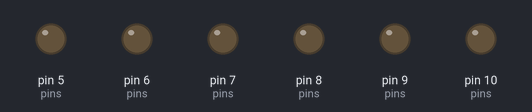
This sketch was run on a simulated Arduino Uno, built with avr-gcc and run on an emulated ATmega328P. Shown: output pins drawn as LEDs (lit = HIGH).

Above: at 0.1 s.
At 3.1 s:
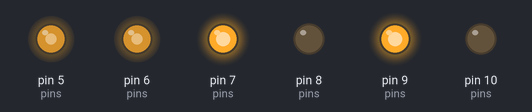
At 4.6 s:
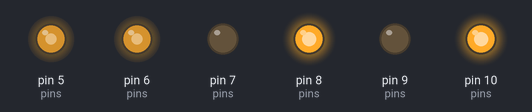
At 6.1 s:
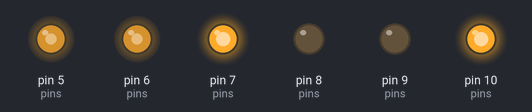
At 7.0 s:
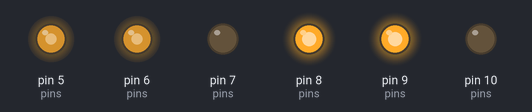
Timing chart, 0 to 8.8 s (numbered marks = the images above):
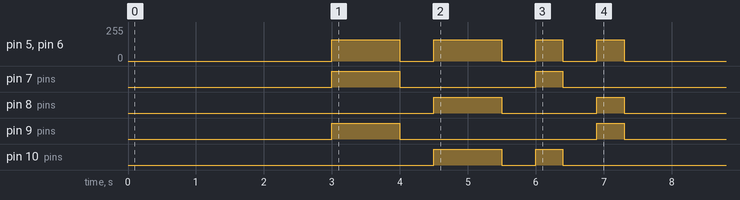

The sketch:

robotti-testi.ino
```cpp
// Robotin testiohjelma (Ruukkilabra, Ahjo 1, tunnit 12-13)
// Arduino Uno, kaksi DC-moottoria ja kaksikanavainen moottorinohjain (L298N-tyyppinen: ENA/IN1/IN2 ja ENB/IN3/IN4).
// Testaamaton luonnos: Ahjon robottialustaa ei ole viela valittu. Tarkista pinnit oman moottorinohjaimesi mukaan.
// Moottorit saavat virran omasta paristosta moottorinohjaimen kautta, ei Arduinon 5V-pinnista. GND-pinnit yhteen.
// Nosta robotti ensin pyorat ilmassa telineen paalle ja kokeile vasta sitten lattialla.
// Robot test sketch: Arduino Uno, two DC motors, an L298N-type driver. Untested draft: check the pins for your driver.
// The motors take their power from their own battery through the driver, never from the 5V pin. Join the GNDs.

const int ENA = 5, IN1 = 7, IN2 = 8;    // vasen moottori / left motor (ENA: nopeus PWM / speed)
const int ENB = 6, IN3 = 9, IN4 = 10;   // oikea moottori / right motor

const int SPEED = 160;                  // 0...255; aloita pienella / start low
const int DRIVE_MS = 1000;              // ajoaika / driving time
const int TURN_MS = 400;                // kaannos, saada niin etta kulma on 90 astetta / adjust until the turn is 90 degrees

void motor(int en, int a, int b, int speed) {   // speed -255...255
  digitalWrite(a, speed > 0); digitalWrite(b, speed < 0);
  analogWrite(en, abs(speed));
}

void drive(int left, int right, int ms) {
  motor(ENA, IN1, IN2, left); motor(ENB, IN3, IN4, right);
  delay(ms);
  motor(ENA, IN1, IN2, 0); motor(ENB, IN3, IN4, 0);
  delay(500);                           // tauko / pause
}

void setup() {
  int pins[] = {ENA, IN1, IN2, ENB, IN3, IN4};
  for (int p : pins) pinMode(p, OUTPUT);
  delay(3000);                          // aikaa laskea robotti alas / time to put the robot down
  drive(SPEED, SPEED, DRIVE_MS);        // eteen / forwards
  drive(-SPEED, -SPEED, DRIVE_MS);      // taakse / backwards
  drive(SPEED, -SPEED, TURN_MS);        // kaannos oikealle / turn right
  drive(-SPEED, SPEED, TURN_MS);        // kaannos vasemmalle / turn left
}

void loop() {
  // Tunti 13: ajakaa nelio toistamalla neljasti drive(SPEED, SPEED, DRIVE_MS) ja drive(SPEED, -SPEED, TURN_MS).
  // Lesson 13: drive a square by repeating forwards and a right turn four times.
}

// Tunti 13, anturikokeilu: painike robotin keulaan pinnin 2 ja GND:n valiin. Lisaa setup()-osaan
//   pinMode(2, INPUT_PULLUP);
// ja aja eteenpain vain, kun painike ei ole painettuna (painettuna digitalRead(2) on LOW):
//   if (digitalRead(2) == HIGH) { motor(ENA, IN1, IN2, SPEED); motor(ENB, IN3, IN4, SPEED); }
//   else { motor(ENA, IN1, IN2, 0); motor(ENB, IN3, IN4, 0); }
// Lesson 13, sensor trial: a push button on the robot's front between pin 2 and GND, pinMode(2, INPUT_PULLUP),
// and drive forwards only while digitalRead(2) is HIGH (the button is not pressed); otherwise stop.
```
